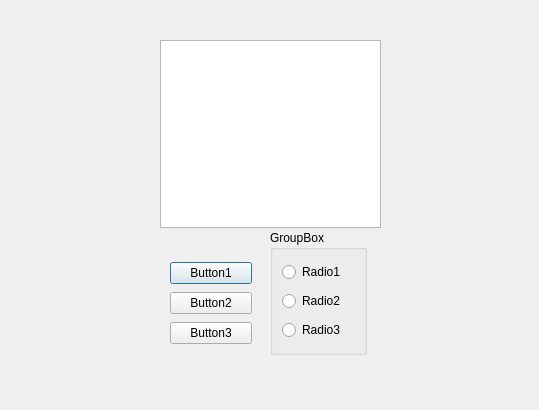
<?xml version="1.0" encoding="UTF-8"?>
<ui version="4.0">
 <class>Dialog</class>
 <widget class="QDialog" name="Dialog">
  <property name="geometry">
   <rect>
    <x>0</x>
    <y>0</y>
    <width>539</width>
    <height>410</height>
   </rect>
  </property>
  <property name="windowTitle">
   <string>Dialog</string>
  </property>
  <widget class="QTextEdit" name="textEdit">
   <property name="geometry">
    <rect>
     <x>160</x>
     <y>40</y>
     <width>221</width>
     <height>188</height>
    </rect>
   </property>
   <property name="html">
    <string>&lt;!DOCTYPE HTML PUBLIC &quot;-//W3C//DTD HTML 4.0//EN&quot; &quot;http://www.w3.org/TR/REC-html40/strict.dtd&quot;&gt;
&lt;html&gt;&lt;head&gt;&lt;meta name=&quot;qrichtext&quot; content=&quot;1&quot; /&gt;&lt;style type=&quot;text/css&quot;&gt;
p, li { white-space: pre-wrap; }
&lt;/style&gt;&lt;/head&gt;&lt;body style=&quot; font-family:'Ubuntu'; font-size:11pt; font-weight:400; font-style:normal;&quot;&gt;
&lt;p style=&quot;-qt-paragraph-type:empty; margin-top:0px; margin-bottom:0px; margin-left:0px; margin-right:0px; -qt-block-indent:0; text-indent:0px;&quot;&gt;&lt;br /&gt;&lt;/p&gt;&lt;/body&gt;&lt;/html&gt;</string>
   </property>
  </widget>
  <widget class="QWidget" name="">
   <property name="geometry">
    <rect>
     <x>0</x>
     <y>0</y>
     <width>2</width>
     <height>2</height>
    </rect>
   </property>
   <layout class="QHBoxLayout" name="horizontalLayout"/>
  </widget>
  <widget class="QWidget" name="">
   <property name="geometry">
    <rect>
     <x>170</x>
     <y>260</y>
     <width>82</width>
     <height>89</height>
    </rect>
   </property>
   <layout class="QVBoxLayout" name="verticalLayout_2">
    <item>
     <widget class="QPushButton" name="pushButton_1">
      <property name="text">
       <string>Button1</string>
      </property>
     </widget>
    </item>
    <item>
     <widget class="QPushButton" name="pushButton_2">
      <property name="text">
       <string>Button2</string>
      </property>
     </widget>
    </item>
    <item>
     <widget class="QPushButton" name="pushButton_3">
      <property name="text">
       <string>Button3</string>
      </property>
     </widget>
    </item>
   </layout>
  </widget>
  <widget class="QGroupBox" name="groupBox">
   <property name="geometry">
    <rect>
     <x>270</x>
     <y>230</y>
     <width>97</width>
     <height>125</height>
    </rect>
   </property>
   <property name="title">
    <string>GroupBox</string>
   </property>
   <layout class="QVBoxLayout" name="verticalLayout">
    <item>
     <widget class="QRadioButton" name="radio_1">
      <property name="text">
       <string>Radio1</string>
      </property>
     </widget>
    </item>
    <item>
     <widget class="QRadioButton" name="radio_2">
      <property name="text">
       <string>Radio2</string>
      </property>
     </widget>
    </item>
    <item>
     <widget class="QRadioButton" name="radio_3">
      <property name="text">
       <string>Radio3</string>
      </property>
     </widget>
    </item>
   </layout>
  </widget>
 </widget>
 <resources/>
 <connections/>
</ui>
